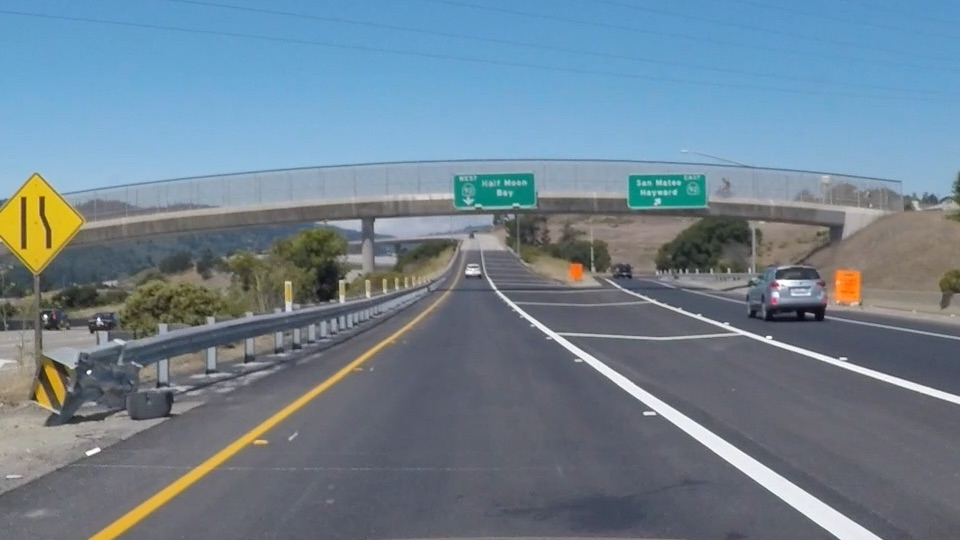
#> input picture Term1/2_FindingLaneLines/11_CannyToDetectLaneLines/exit-ramp.jpg, 960 x 540 px, found by its file name
$ python module1.py
#> lines starting #> are read from the running program, lines starting #| are printed output that depends on the picture; after the words box and inside, x2 and y2 are one past the last pixel; in counts of white or black regions, pixels touching at a corner belong together
#doing all the relevant imports
import matplotlib.pyplot as plt
import matplotlib.image as mpimg
import numpy as np
import cv2

# Read in the image and convert to grayscale
image = mpimg.imread(r'Term1\2_FindingLaneLines\11_CannyToDetectLaneLines\exit-ramp.jpg')
#> image is the input picture: shape (540, 960, 3); mean R, G, B 111.3, 130.2, 144.4
gray = cv2.cvtColor(image, cv2.COLOR_RGB2GRAY)
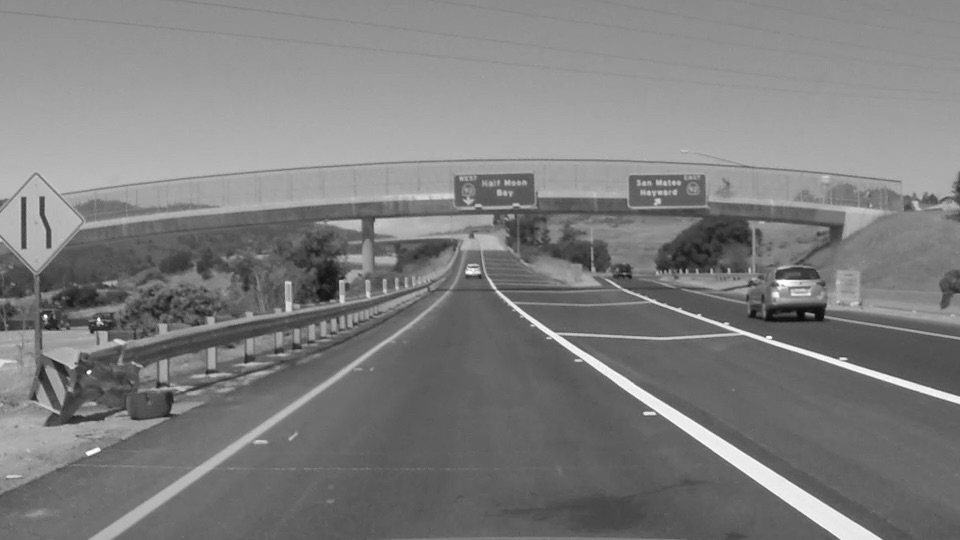
#> gray: shape (540, 960); min 7, max 255, mean 126.2

# Define a kernel size for Gaussian smoothing / blurring
# Note: this step is optional as cv2.Canny() applies a 5x5 Gaussian internally
kernel_size = 3
blur_gray = cv2.GaussianBlur(gray,(kernel_size, kernel_size), 0)

# Define parameters for Canny and run it
# NOTE: if you try running this code you might want to change these!
low_threshold = 100
high_threshold = 100
edges = cv2.Canny(blur_gray, low_threshold, high_threshold)
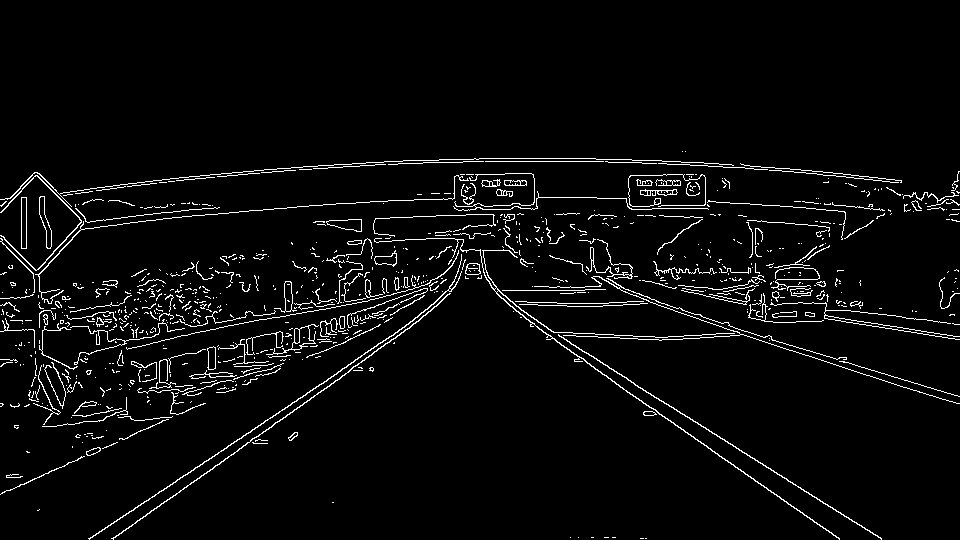
#> edges: shape (540, 960); 4% white in thin lines or dots, all inside (x1, y1, x2, y2) = (0, 151, 960, 540)

# Display the image
plt.subplot(221)
plt.imshow(image)
plt.subplot(222)
plt.imshow(gray, cmap='gray')
plt.subplot(223)
plt.imshow(blur_gray, cmap='gray')
plt.subplot(224)
plt.imshow(edges, cmap='gray')
plt.show()
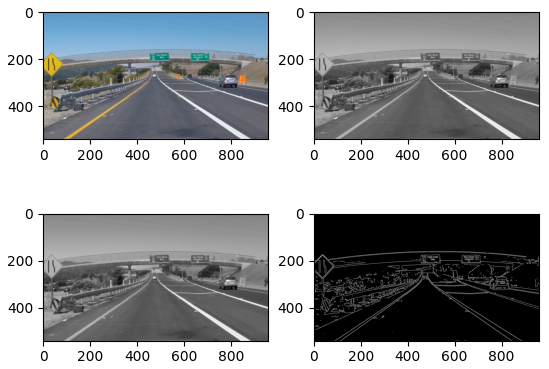
#> figure drawn by matplotlib, 4 panels
